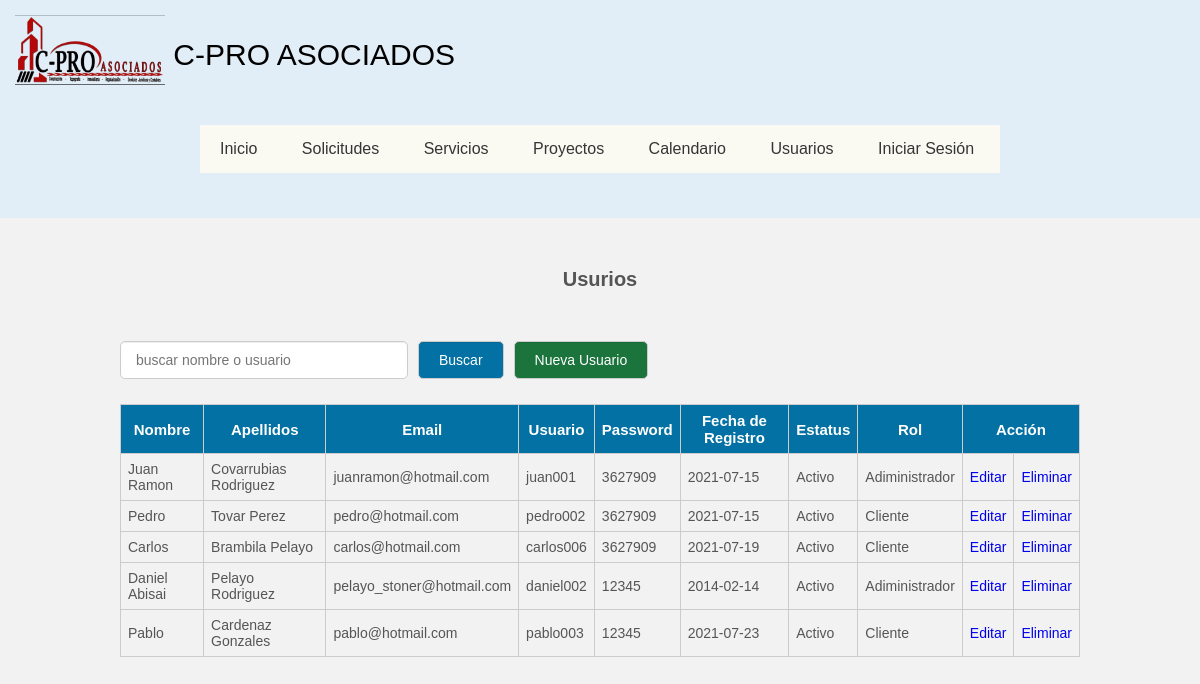
/Administrador/usuarios.php, run on the app's committed database.
### tables this page shows
CREATE TABLE `usuarios` (
  `idusuarios` int(11) NOT NULL,
  `nombre` varchar(255) NOT NULL,
  `apellidos` varchar(255) NOT NULL,
  `email` varchar(255) NOT NULL,
  `usuario` varchar(100) NOT NULL,
  `password` int(5) NOT NULL,
  `fecharegistro` date NOT NULL,
  `estatus` varchar(50) NOT NULL,
  `id_rol` int(100) NOT NULL
);

CREATE TABLE `roles` (
  `id_rol` int(100) NOT NULL,
  `descripcion` varchar(100) NOT NULL
);

### Administrador/usuarios.php (the view, shortened to what this page needs)
<?php
    include_once 'conexion.php';
?>
<!DOCTYPE html>
<html lang="en">
<head>
	<link rel="stylesheet" href="css/personalestilos.css">
	<link rel="stylesheet" href="css/estilosmenus.css">
</head>
<body>
<header>
		<div class="logo">
				<a href="index.php"><img src="img/logo.png" width="150" alt=""></a>
				<a href="#">C-PRO ASOCIADOS</a>
			</div>
		<nav class="navegacion">
			<ul class="menu">
				<li><a href="index.php">Inicio</a>
				</li>
				<li><a href="informacion.php">Solicitudes</a>
				</li>
				<li><a href="servicios.html">Servicios</a></li>
				<li><a href="proyectos.php">Proyectos</a>
				</li>
				<li><a href="indexcalend.html">Calendario</a>
				</li>
				<li><a href="usuarios.php">Usuarios</a>
				</li>
				<li><a href="login_usuario.php">Iniciar Sesión</a>
				</li>
			</ul>
		</nav>
	</header>
	<div class="contenedor">
		<h2>Usurios</h2>
		<div class="barra__buscador">
			<form action="" class="formulario" method="post">
				<input type="text" name="buscar" placeholder="buscar nombre o usuario"
				value="<?php if(isset($buscar_text)) echo $buscar_text; ?>" class="input__text">
				<input type="submit" class="btn" name="btn_buscar" value="Buscar">
				<a href="insertusuario.php" class="btn btn__nuevo">Nueva Usuario</a>
			</form>
		</div>
		<table>
			<tr class="head">
				<td>Nombre</td>
				<td>Apellidos</td>
				<td>Email</td>
				<td>Usuario</td>
				<td>Password</td>
				<td>Fecha de Registro</td>
				<td>Estatus</td>
				<td>Rol</td>
				<td colspan="2">Acción</td>
			</tr>
			<?php
			   $query="SELECT usuario.idusuarios, usuario.nombre, usuario.apellidos, usuario.email, usuario.usuario, usuario.password, usuario.fecharegistro, usuario.estatus,
			   rol.descripcion as nombrerol
			   FROM usuarios usuario
			   INNER JOIN roles rol ON usuario.id_rol = rol.id_rol";
			    if( !$consulta=$con->query($query) ){
			    }else{
			    	while ($fila=$consulta->fetch(PDO::FETCH_ASSOC))
			    	{
			?>
			<tr>
				<td><?php echo $fila['nombre'];?></td>
				<td><?php echo $fila['apellidos'];?></td>
				<td><?php echo $fila['email'];?></td>
				<td><?php echo $fila['usuario'];?></td>
				<td><?php echo $fila['password'];?></td>
				<td><?php echo $fila['fecharegistro'];?></td>
				<td><?php echo $fila['estatus'];?></td>
				<td><?php echo $fila['nombrerol'];?></td>
				<td><a href="updateusuarios.php?idusuarios=<?php
					echo $fila['idusuarios'];?>" class="btn btn_update">Editar</a></td>
				 <td><a href="delete.php?idusuarios=<?php
					echo $fila['idusuarios'];?>" class="btn btn_delete">Eliminar</a></td>
			</tr>
			<?php
			    	}
			    }
			?>
		</table>
	</div>
</body>
</html>

### Administrador/css/personalestilos.css (style rules this page uses)
* { padding: 0; margin: 0px; box-sizing: border-box; }
body { font-family: 'Arial',sans-serif; font-size: 16px; background: #f2f2f2; }
a { text-decoration: none; }
.contenedor { width: 80%; max-width: 1000px; margin: 30px auto; overflow: hidden; }
h2 { display: block; margin-top: 20px; margin-bottom: 20px; text-align: center; font-size: 20px; font-family: 'Arial', sans-serif; font-weight: bold; color: #555; }
.barra__buscador { width: 100%; margin-top: 50px; margin-bottom: 10px; }
.formulario { display: flex; width: 100%; overflow: hidden; }
form .input__text { width: 100%; border: 1px solid #ccc; border-radius: 5px; box-shadow: 0 1px 1px rgba(0, 0, 0, 0.075) inset; color: #848688; display: block; font-size: 14px; margin-bottom: 15px; padding: 10px 15px; max-width: 30%; margin-right: 10px; outline: medium none; }
form .btn { border: 1px solid #ccc; border-radius: 5px; box-shadow: 0 1px 1px rgba(0, 0, 0, 0.075) inset; color: #fff; display: block; font-size: 14px; background: rgb(3, 113, 163); margin-bottom: 15px; padding: 10px 20px; margin-right: 10px; outline: medium none; cursor: pointer; }
.btn__nuevo { float: right; background: #1b743c !important; }
table { width: 100%; border-collapse: collapse; }
table .head { background: rgb(3, 113, 163); }
table .head td { color: #fff; font-family: 'Arial',sans-serif; font-weight: bold; font-size: 15px; text-align: center; }
table tr td { border:1px solid #ccc; padding: 7px; font-size: 14px; color: #555; }

### Administrador/css/estilosmenus.css (style rules this page uses)
* { margin:0; padding: 0; -webkit-box-sizing:border-box; -moz-box-sizing: border-box; box-sizing: border-box; }
header { background: #E1EDF7; width: 100%; padding: 15px; display: flex; justify-content: space-between; align-items: center; flex-direction: row; flex-wrap: wrap; }
header .logo { color: #fff; font-size: 30px }
header .logo img { width: 150px; height: 70px; vertical-align: top; }
header .logo a { color: black; text-decoration: none; line-height: 80px; }
.navegacion { width: 800px; margin: 30px auto; background: #FAFAF3; }
.navegacion ul { list-style: none; }
.menu > li { display: inline-block; }
.menu > li > a { display: block; padding: 15px 20px; color: #353535; font-family: sans-serif; text-decoration: none; text-align: center; }

### data on the page
usuarios: nombre "Juan Ramon", apellidos "Covarrubias Rodriguez", email "juanramon@hotmail.com", usuario "juan001", password "3627909", fecharegistro "2021-07-15", estatus "Activo", id_rol.descripcion "Adiministrador"
usuarios: nombre "Pedro", apellidos "Tovar Perez", email "pedro@hotmail.com", usuario "pedro002", password "3627909", fecharegistro "2021-07-15", estatus "Activo", id_rol.descripcion "Cliente"
usuarios: nombre "Carlos", apellidos "Brambila Pelayo", email "carlos@hotmail.com", usuario "carlos006", password "3627909", fecharegistro "2021-07-19", estatus "Activo", id_rol.descripcion "Cliente"
usuarios: nombre "Daniel Abisai", apellidos "Pelayo Rodriguez", email "pelayo_stoner@hotmail.com", usuario "daniel002", password "12345", fecharegistro "2014-02-14", estatus "Activo", id_rol.descripcion "Adiministrador"
usuarios: nombre "Pablo", apellidos "Cardenaz Gonzales", email "pablo@hotmail.com", usuario "pablo003", password "12345", fecharegistro "2021-07-23", estatus "Activo", id_rol.descripcion "Cliente"
